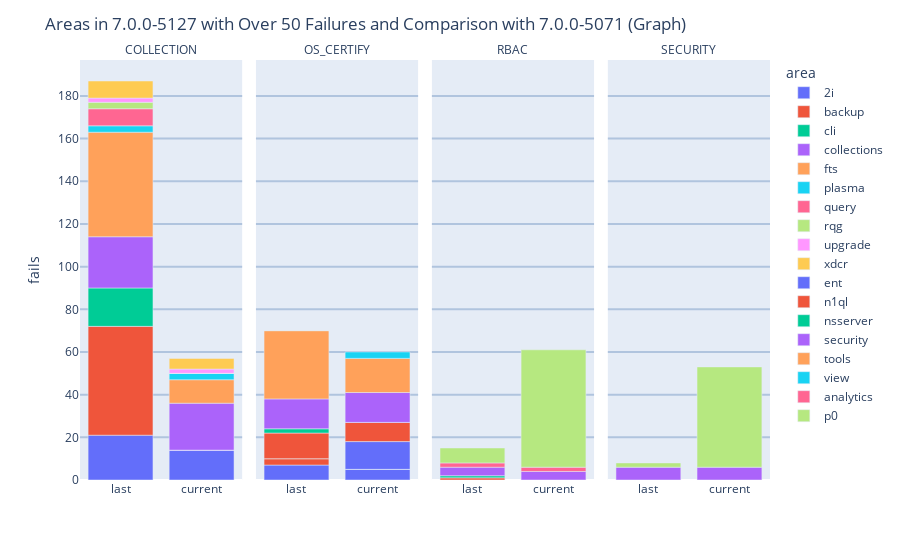

Notebook code cell kept with this figure:
### Markdown cell above
Hover over a bar for more information. You can click on each area's name to the right of the bar chart to toggle the data from that area, or double click on an area to isolate that area. You can double click on a hidden area to toggle all data back to shown.

### Code cell
newSet = []
for item in sortdf50:
    current = item.pop('CurrentFailed')
    last = item.pop('LastFailed')
    currentFails = {"fails": current, "ver": "current"}
    lastFails = {"fails": last, "ver": "last"}
    newSet.append({**lastFails, **item})
    newSet.append({**currentFails, **item})
    
df50 = pd.DataFrame(newSet)

all_fig = px.bar(df50, y=df50.fails, x=df50.ver, color=df50.area, facet_col=df50.component, facet_col_wrap=8)

all_fig.for_each_annotation(lambda a: a.update(text=f"{a.text.replace('component=', '')[0:10]}"))
all_fig.update_xaxes(title_text='')
all_fig.update_yaxes(gridcolor='lightsteelblue', gridwidth=2)
all_fig.update_layout(height=600*math.ceil(len(set(df50.component))/8), title=f"Areas in {weekly_builds[0]} with Over 50 Failures and Comparison with {weekly_builds[1]} (Graph)", hoverlabel=dict(bgcolor="white"))

all_fig.show()

### Figure 1 — Plotly figure (JSON) as saved in the notebook; plotly's stock layout.template omitted (floating-point values rounded to 4 significant figures)
{"data": [{"alignmentgroup": "True", "hovertemplate": "area=2i<br>component=COLLECTIONS<br>ver=%{x}<br>fails=%{y}<extra></extra>", "legendgroup": "2i", "marker": {"color": "#636efa", "pattern": {"shape": ""}}, "name": "2i", "offsetgroup": "2i", "orientation": "v", "showlegend": true, "textposition": "auto", "type": "bar", "x": ["last", "current"], "xaxis": "x", "y": [21, 14], "yaxis": "y"}, {"alignmentgroup": "True", "hovertemplate": "area=2i<br>component=OS_CERTIFY<br>ver=%{x}<br>fails=%{y}<extra></extra>", "legendgroup": "2i", "marker": {"color": "#636efa", "pattern": {"shape": ""}}, "name": "2i", "offsetgroup": "2i", "orientation": "v", "showlegend": false, "textposition": "auto", "type": "bar", "x": ["last", "current"], "xaxis": "x2", "y": [7, 5], "yaxis": "y2"}, {"alignmentgroup": "True", "hovertemplate": "area=backup<br>component=COLLECTIONS<br>ver=%{x}<br>fails=%{y}<extra></extra>", "legendgroup": "backup", "marker": {"color": "#EF553B", "pattern": {"shape": ""}}, "name": "backup", "offsetgroup": "backup", "orientation": "v", "showlegend": true, "textposition": "auto", "type": "bar", "x": ["last", "current"], "xaxis": "x", "y": [51, 0], "yaxis": "y"}, {"alignmentgroup": "True", "hovertemplate": "area=backup<br>component=OS_CERTIFY<br>ver=%{x}<br>fails=%{y}<extra></extra>", "legendgroup": "backup", "marker": {"color": "#EF553B", "pattern": {"shape": ""}}, "name": "backup", "offsetgroup": "backup", "orientation": "v", "showlegend": false, "textposition": "auto", "type": "bar", "x": ["last", "current"], "xaxis": "x2", "y": [3, 0], "yaxis": "y2"}, {"alignmentgroup": "True", "hovertemplate": "area=backup<br>component=RBAC<br>ver=%{x}<br>fails=%{y}<extra></extra>", "legendgroup": "backup", "marker": {"color": "#EF553B", "pattern": {"shape": ""}}, "name": "backup", "offsetgroup": "backup", "orientation": "v", "showlegend": false, "textposition": "auto", "type": "bar", "x": ["last", "current"], "xaxis": "x3", "y": [1, 0], "yaxis": "y3"}, {"alignmentgroup": "True", "hovertemplate": "area=cli<br>component=COLLECTIONS<br>ver=%{x}<br>fails=%{y}<extra></extra>", "legendgroup": "cli", "marker": {"color": "#00cc96", "pattern": {"shape": ""}}, "name": "cli", "offsetgroup": "cli", "orientation": "v", "showlegend": true, "textposition": "auto", "type": "bar", "x": ["last", "current"], "xaxis": "x", "y": [18, 0], "yaxis": "y"}, {"alignmentgroup": "True", "hovertemplate": "area=cli<br>component=RBAC<br>ver=%{x}<br>fails=%{y}<extra></extra>", "legendgroup": "cli", "marker": {"color": "#00cc96", "pattern": {"shape": ""}}, "name": "cli", "offsetgroup": "cli", "orientation": "v", "showlegend": false, "textposition": "auto", "type": "bar", "x": ["last", "current"], "xaxis": "x3", "y": [1, 0], "yaxis": "y3"}, {"alignmentgroup": "True", "hovertemplate": "area=collections<br>component=COLLECTIONS<br>ver=%{x}<br>fails=%{y}<extra></extra>", "legendgroup": "collections", "marker": {"color": "#ab63fa", "pattern": {"shape": ""}}, "name": "collections", "offsetgroup": "collections", "orientation": "v", "showlegend": true, "textposition": "auto", "type": "bar", "x": ["last", "current"], "xaxis": "x", "y": [24, 22], "yaxis": "y"}, {"alignmentgroup": "True", "hovertemplate": "area=fts<br>component=COLLECTIONS<br>ver=%{x}<br>fails=%{y}<extra></extra>", "legendgroup": "fts", "marker": {"color": "#FFA15A", "pattern": {"shape": ""}}, "name": "fts", "offsetgroup": "fts", "orientation": "v", "showlegend": true, "textposition": "auto", "type": "bar", "x": ["last", "current"], "xaxis": "x", "y": [49, 11], "yaxis": "y"}, {"alignmentgroup": "True", "hovertemplate": "area=plasma<br>component=COLLECTIONS<br>ver=%{x}<br>fails=%{y}<extra></extra>", "legendgroup": "plasma", "marker": {"color": "#19d3f3", "pattern": {"shape": ""}}, "name": "plasma", "offsetgroup": "plasma", "orientation": "v", "showlegend": true, "textposition": "auto", "type": "bar", "x": ["last", "current"], "xaxis": "x", "y": [3, 3], "yaxis": "y"}, {"alignmentgroup": "True", "hovertemplate": "area=query<br>component=COLLECTIONS<br>ver=%{x}<br>fails=%{y}<extra></extra>", "legendgroup": "query", "marker": {"color": "#FF6692", "pattern": {"shape": ""}}, "name": "query", "offsetgroup": "query", "orientation": "v", "showlegend": true, "textposition": "auto", "type": "bar", "x": ["last", "current"], "xaxis": "x", "y": [8, 0], "yaxis": "y"}, {"alignmentgroup": "True", "hovertemplate": "area=rqg<br>component=COLLECTIONS<br>ver=%{x}<br>fails=%{y}<extra></extra>", "legendgroup": "rqg", "marker": {"color": "#B6E880", "pattern": {"shape": ""}}, "name": "rqg", "offsetgroup": "rqg", "orientation": "v", "showlegend": true, "textposition": "auto", "type": "bar", "x": ["last", "current"], "xaxis": "x", "y": [3, 0], "yaxis": "y"}, {"alignmentgroup": "True", "hovertemplate": "area=upgrade<br>component=COLLECTIONS<br>ver=%{x}<br>fails=%{y}<extra></extra>", "legendgroup": "upgrade", "marker": {"color": "#FF97FF", "pattern": {"shape": ""}}, "name": "upgrade", "offsetgroup": "upgrade", "orientation": "v", "showlegend": true, "textposition": "auto", "type": "bar", "x": ["last", "current"], "xaxis": "x", "y": [2, 2], "yaxis": "y"}, {"alignmentgroup": "True", "hovertemplate": "area=xdcr<br>component=COLLECTIONS<br>ver=%{x}<br>fails=%{y}<extra></extra>", "legendgroup": "xdcr", "marker": {"color": "#FECB52", "pattern": {"shape": ""}}, "name": "xdcr", "offsetgroup": "xdcr", "orientation": "v", "showlegend": true, "textposition": "auto", "type": "bar", "x": ["last", "current"], "xaxis": "x", "y": [8, 5], "yaxis": "y"}, {"alignmentgroup": "True", "hovertemplate": "area=ent<br>component=OS_CERTIFY<br>ver=%{x}<br>fails=%{y}<extra></extra>", "legendgroup": "ent", "marker": {"color": "#636efa", "pattern": {"shape": ""}}, "name": "ent", "offsetgroup": "ent", "orientation": "v", "showlegend": true, "textposition": "auto", "type": "bar", "x": ["last", "current"], "xaxis": "x2", "y": [0, 13], "yaxis": "y2"}, {"alignmentgroup": "True", "hovertemplate": "area=n1ql<br>component=OS_CERTIFY<br>ver=%{x}<br>fails=%{y}<extra></extra>", "legendgroup": "n1ql", "marker": {"color": "#EF553B", "pattern": {"shape": ""}}, "name": "n1ql", "offsetgroup": "n1ql", "orientation": "v", "showlegend": true, "textposition": "auto", "type": "bar", "x": ["last", "current"], "xaxis": "x2", "y": [12, 9], "yaxis": "y2"}, {"alignmentgroup": "True", "hovertemplate": "area=nsserver<br>component=OS_CERTIFY<br>ver=%{x}<br>fails=%{y}<extra></extra>", "legendgroup": "nsserver", "marker": {"color": "#00cc96", "pattern": {"shape": ""}}, "name": "nsserver", "offsetgroup": "nsserver", "orientation": "v", "showlegend": true, "textposition": "auto", "type": "bar", "x": ["last", "current"], "xaxis": "x2", "y": [2, 0], "yaxis": "y2"}, {"alignmentgroup": "True", "hovertemplate": "area=security<br>component=OS_CERTIFY<br>ver=%{x}<br>fails=%{y}<extra></extra>", "legendgroup": "security", "marker": {"color": "#ab63fa", "pattern": {"shape": ""}}, "name": "security", "offsetgroup": "security", "orientation": "v", "showlegend": true, "textposition": "auto", "type": "bar", "x": ["last", "current"], "xaxis": "x2", "y": [14, 14], "yaxis": "y2"}, {"alignmentgroup": "True", "hovertemplate": "area=security<br>component=RBAC<br>ver=%{x}<br>fails=%{y}<extra></extra>", "legendgroup": "security", "marker": {"color": "#ab63fa", "pattern": {"shape": ""}}, "name": "security", "offsetgroup": "security", "orientation": "v", "showlegend": false, "textposition": "auto", "type": "bar", "x": ["last", "current"], "xaxis": "x3", "y": [4, 4], "yaxis": "y3"}, {"alignmentgroup": "True", "hovertemplate": "area=security<br>component=SECURITY<br>ver=%{x}<br>fails=%{y}<extra></extra>", "legendgroup": "security", "marker": {"color": "#ab63fa", "pattern": {"shape": ""}}, "name": "security", "offsetgroup": "security", "orientation": "v", "showlegend": false, "textposition": "auto", "type": "bar", "x": ["last", "current"], "xaxis": "x4", "y": [6, 6], "yaxis": "y4"}, {"alignmentgroup": "True", "hovertemplate": "area=tools<br>component=OS_CERTIFY<br>ver=%{x}<br>fails=%{y}<extra></extra>", "legendgroup": "tools", "marker": {"color": "#FFA15A", "pattern": {"shape": ""}}, "name": "tools", "offsetgroup": "tools", "orientation": "v", "showlegend": true, "textposition": "auto", "type": "bar", "x": ["last", "current"], "xaxis": "x2", "y": [32, 16], "yaxis": "y2"}, {"alignmentgroup": "True", "hovertemplate": "area=view<br>component=OS_CERTIFY<br>ver=%{x}<br>fails=%{y}<extra></extra>", "legendgroup": "view", "marker": {"color": "#19d3f3", "pattern": {"shape": ""}}, "name": "view", "offsetgroup": "view", "orientation": "v", "showlegend": true, "textposition": "auto", "type": "bar", "x": ["last", "current"], "xaxis": "x2", "y": [0, 3], "yaxis": "y2"}, {"alignmentgroup": "True", "hovertemplate": "area=analytics<br>component=RBAC<br>ver=%{x}<br>fails=%{y}<extra></extra>", "legendgroup": "analytics", "marker": {"color": "#FF6692", "pattern": {"shape": ""}}, "name": "analytics", "offsetgroup": "analytics", "orientation": "v", "showlegend": true, "textposition": "auto", "type": "bar", "x": ["last", "current"], "xaxis": "x3", "y": [2, 2], "yaxis": "y3"}, {"alignmentgroup": "True", "hovertemplate": "area=p0<br>component=RBAC<br>ver=%{x}<br>fails=%{y}<extra></extra>", "legendgroup": "p0", "marker": {"color": "#B6E880", "pattern": {"shape": ""}}, "name": "p0", "offsetgroup": "p0", "orientation": "v", "showlegend": true, "textposition": "auto", "type": "bar", "x": ["last", "current"], "xaxis": "x3", "y": [7, 55], "yaxis": "y3"}, {"alignmentgroup": "True", "hovertemplate": "area=p0<br>component=SECURITY<br>ver=%{x}<br>fails=%{y}<extra></extra>", "legendgroup": "p0", "marker": {"color": "#B6E880", "pattern": {"shape": ""}}, "name": "p0", "offsetgroup": "p0", "orientation": "v", "showlegend": false, "textposition": "auto", "type": "bar", "x": ["last", "current"], "xaxis": "x4", "y": [2, 47], "yaxis": "y4"}], "layout": {"annotations": [{"font": {}, "showarrow": false, "text": "COLLECTION", "x": 0.1175, "xanchor": "center", "xref": "paper", "y": 1, "yanchor": "bottom", "yref": "paper"}, {"font": {}, "showarrow": false, "text": "OS_CERTIFY", "x": 0.3725, "xanchor": "center", "xref": "paper", "y": 1, "yanchor": "bottom", "yref": "paper"}, {"font": {}, "showarrow": false, "text": "RBAC", "x": 0.6275, "xanchor": "center", "xref": "paper", "y": 1, "yanchor": "bottom", "yref": "paper"}, {"font": {}, "showarrow": false, "text": "SECURITY", "x": 0.8825, "xanchor": "center", "xref": "paper", "y": 1, "yanchor": "bottom", "yref": "paper"}], "autosize": true, "barmode": "relative", "hoverlabel": {"bgcolor": "white"}, "legend": {"title": {"text": "area"}, "tracegroupgap": 0}, "margin": {"t": 60}, "title": {"text": "Areas in 7.0.0-5127 with Over 50 Failures and Comparison with 7.0.0-5071 (Graph)"}, "xaxis": {"anchor": "y", "autorange": true, "domain": [0, 0.235], "range": [-0.5, 1.5], "title": {"text": ""}, "type": "category"}, "xaxis2": {"anchor": "y2", "autorange": true, "domain": [0.255, 0.49], "matches": "x", "range": [-0.5, 1.5], "title": {"text": ""}, "type": "category"}, "xaxis3": {"anchor": "y3", "autorange": true, "domain": [0.51, 0.745], "matches": "x", "range": [-0.5, 1.5], "title": {"text": ""}, "type": "category"}, "xaxis4": {"anchor": "y4", "autorange": true, "domain": [0.765, 1.0], "matches": "x", "range": [-0.5, 1.5], "title": {"text": ""}, "type": "category"}, "yaxis": {"anchor": "x", "autorange": true, "domain": [0, 1], "gridcolor": "lightsteelblue", "gridwidth": 2, "range": [0, 196.8], "title": {"text": "fails"}, "type": "linear"}, "yaxis2": {"anchor": "x2", "autorange": true, "domain": [0, 1], "gridcolor": "lightsteelblue", "gridwidth": 2, "matches": "y", "range": [0, 196.8], "showticklabels": false, "type": "linear"}, "yaxis3": {"anchor": "x3", "autorange": true, "domain": [0, 1], "gridcolor": "lightsteelblue", "gridwidth": 2, "matches": "y", "range": [0, 196.8], "showticklabels": false, "type": "linear"}, "yaxis4": {"anchor": "x4", "autorange": true, "domain": [0, 1], "gridcolor": "lightsteelblue", "gridwidth": 2, "matches": "y", "range": [0, 196.8], "showticklabels": false, "type": "linear"}}}
